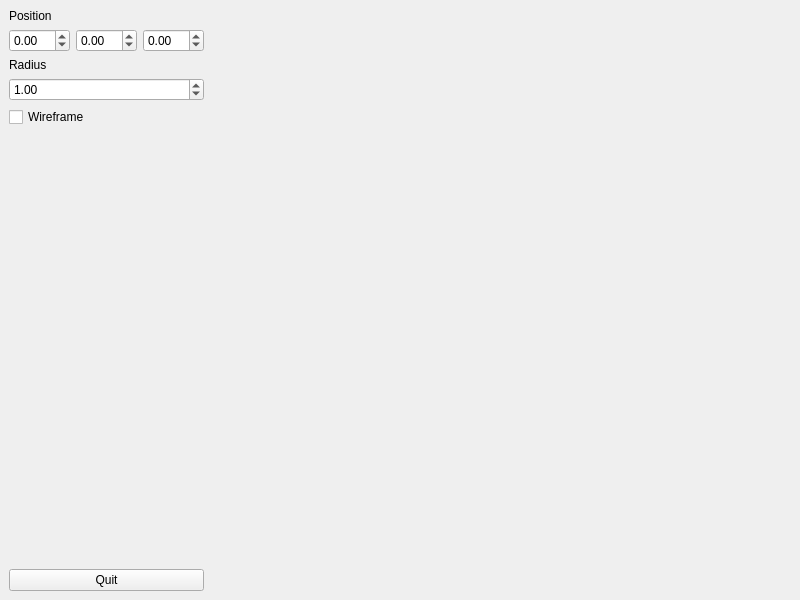
<?xml version="1.0" encoding="UTF-8"?>
<ui version="4.0">
 <class>MainWindow</class>
 <widget class="QMainWindow" name="MainWindow">
  <property name="geometry">
   <rect>
    <x>0</x>
    <y>0</y>
    <width>800</width>
    <height>600</height>
   </rect>
  </property>
  <property name="minimumSize">
   <size>
    <width>800</width>
    <height>600</height>
   </size>
  </property>
  <property name="windowTitle">
   <string>MainWindow</string>
  </property>
  <widget class="QWidget" name="centralwidget">
   <layout class="QHBoxLayout" name="horizontalLayout">
    <item>
     <layout class="QVBoxLayout" name="verticalLayout_2">
      <item>
       <layout class="QVBoxLayout" name="verticalLayout">
        <item>
         <widget class="QLabel" name="label">
          <property name="text">
           <string>Position</string>
          </property>
         </widget>
        </item>
        <item>
         <layout class="QHBoxLayout" name="horizontalLayout_2">
          <item>
           <widget class="QDoubleSpinBox" name="X">
            <property name="minimum">
             <double>-99.000000000000000</double>
            </property>
           </widget>
          </item>
          <item>
           <widget class="QDoubleSpinBox" name="Y">
            <property name="minimum">
             <double>-99.000000000000000</double>
            </property>
           </widget>
          </item>
          <item>
           <widget class="QDoubleSpinBox" name="Z">
            <property name="sizePolicy">
             <sizepolicy hsizetype="Minimum" vsizetype="Fixed">
              <horstretch>0</horstretch>
              <verstretch>0</verstretch>
             </sizepolicy>
            </property>
            <property name="minimum">
             <double>-99.000000000000000</double>
            </property>
            <property name="value">
             <double>0.000000000000000</double>
            </property>
           </widget>
          </item>
         </layout>
        </item>
        <item>
         <widget class="QLabel" name="label_2">
          <property name="text">
           <string>Radius</string>
          </property>
         </widget>
        </item>
        <item>
         <widget class="QDoubleSpinBox" name="R">
          <property name="minimum">
           <double>0.000000000000000</double>
          </property>
          <property name="value">
           <double>1.000000000000000</double>
          </property>
         </widget>
        </item>
        <item>
         <widget class="QCheckBox" name="checkBox">
          <property name="text">
           <string>Wireframe</string>
          </property>
         </widget>
        </item>
        <item>
         <spacer name="verticalSpacer">
          <property name="orientation">
           <enum>Qt::Vertical</enum>
          </property>
          <property name="sizeHint" stdset="0">
           <size>
            <width>20</width>
            <height>40</height>
           </size>
          </property>
         </spacer>
        </item>
       </layout>
      </item>
      <item>
       <widget class="QPushButton" name="pushButton">
        <property name="text">
         <string>Quit</string>
        </property>
       </widget>
      </item>
     </layout>
    </item>
    <item>
     <widget class="GLWidget" name="GLwidget" native="true">
      <property name="sizePolicy">
       <sizepolicy hsizetype="Expanding" vsizetype="Preferred">
        <horstretch>0</horstretch>
        <verstretch>0</verstretch>
       </sizepolicy>
      </property>
     </widget>
    </item>
   </layout>
  </widget>
 </widget>
 <customwidgets>
  <customwidget>
   <class>GLWidget</class>
   <extends>QWidget</extends>
   <header>glwidget.h</header>
   <container>1</container>
  </customwidget>
 </customwidgets>
 <resources/>
 <connections>
  <connection>
   <sender>pushButton</sender>
   <signal>released()</signal>
   <receiver>MainWindow</receiver>
   <slot>close()</slot>
   <hints>
    <hint type="sourcelabel">
     <x>43</x>
     <y>563</y>
    </hint>
    <hint type="destinationlabel">
     <x>49</x>
     <y>358</y>
    </hint>
   </hints>
  </connection>
 </connections>
</ui>
